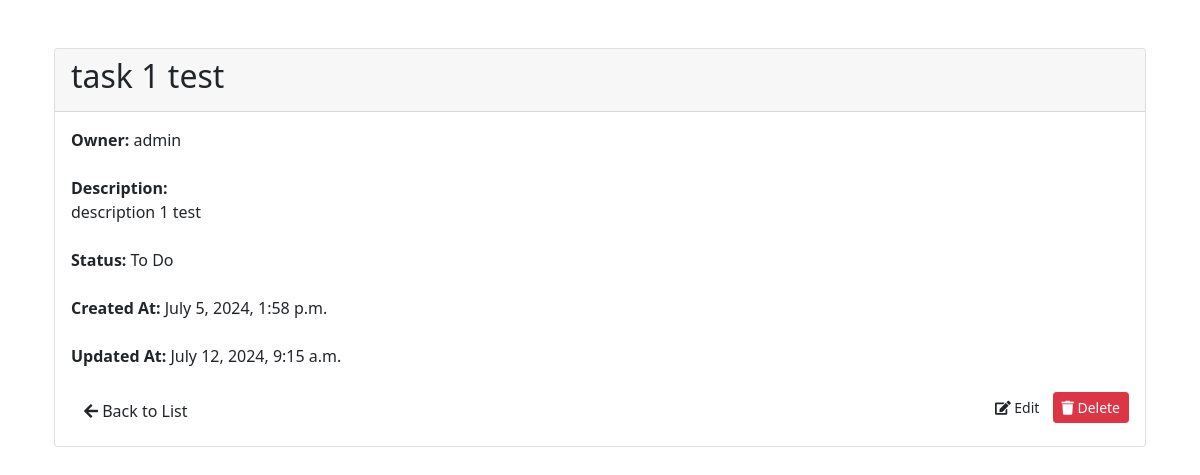
Page /tasks/4/ (signed in) on the committed database.
### mainApp/models.py (models this page shows, shortened)
class Task(models.Model):
    STATUS_CHOICES = [
        ('todo', 'To Do'),
        ('inprogress', 'In Progress'),
        ('done', 'Done'),
    ]
    owner = models.ForeignKey(User, on_delete=models.CASCADE)
    title = models.CharField(max_length=200)
    description = models.TextField()
    status = models.CharField(max_length=20, choices=STATUS_CHOICES, default='todo')
    created_at = models.DateTimeField(auto_now_add=True)
    updated_at = models.DateTimeField(auto_now=True)

### mainApp/views.py (the view)
# urls.py: path('<int:pk>/', views.TaskDetailView.as_view(), name='task_detail'),
class TaskDetailView(TaskBaseView):
    template_name = 'mainApp/task_detail.html'
    def get(self, request, pk):
        task = get_object_or_404(Task, pk=pk)
        return render(request, 'mainApp/task_detail.html', {'task': task})

### home/context_processors.py (called while the page is built)
def settings(request):
    return {
        'settings': django_settings,
    }

### mainApp/templates/mainApp/task_detail.html (shortened to what this page needs)
{% extends 'base_bootstrap.html' %}
{% block content %}
  <div class="container mt-5">
    <div class="card">
      <div class="card-header">
        <h2>{{ task.title }}</h2>
      </div>
      <div class="card-body">
        <div class="mb-4">
          <strong>Owner:</strong> {{ task.owner.username }}
        </div>
        <div class="mb-4">
          <strong>Description:</strong>
          <p>{{ task.description }}</p>
        </div>
        <div class="mb-4">
          <strong>Status:</strong> {{ task.get_status_display }}
        </div>
        <div class="mb-4">
          <strong>Created At:</strong> {{ task.created_at|date:'F j, Y, g:i a' }}
        </div>
        <div class="mb-4">
          <strong>Updated At:</strong> {{ task.updated_at|date:'F j, Y, g:i a' }}
        </div>
        <div class="d-flex justify-content-between">
          <a href="{% url 'mainApp:list_create' %}" class="btn btn-back"><i class="fas fa-arrow-left"></i> Back to List</a>
          <div>
            {% if task.owner == user %}
              <a href="{% url 'mainApp:task_update' task.id %}" class="btn btn-edit btn-sm"><i class="fas fa-edit"></i> Edit</a>
              <a href="{% url 'mainApp:task_delete' task.id %}" class="btn btn-danger btn-sm"><i class="fas fa-trash"></i> Delete</a>
            {% endif %}
          </div>
        </div>
      </div>
    </div>
  </div>
{% endblock %}

### rows in the picture
Task: title "task 1 test", owner.username "admin", description "description 1 test", status "To Do", created_at "July 5, 2024, 1:58 p.m.", updated_at "July 12, 2024, 9:15 a.m."
